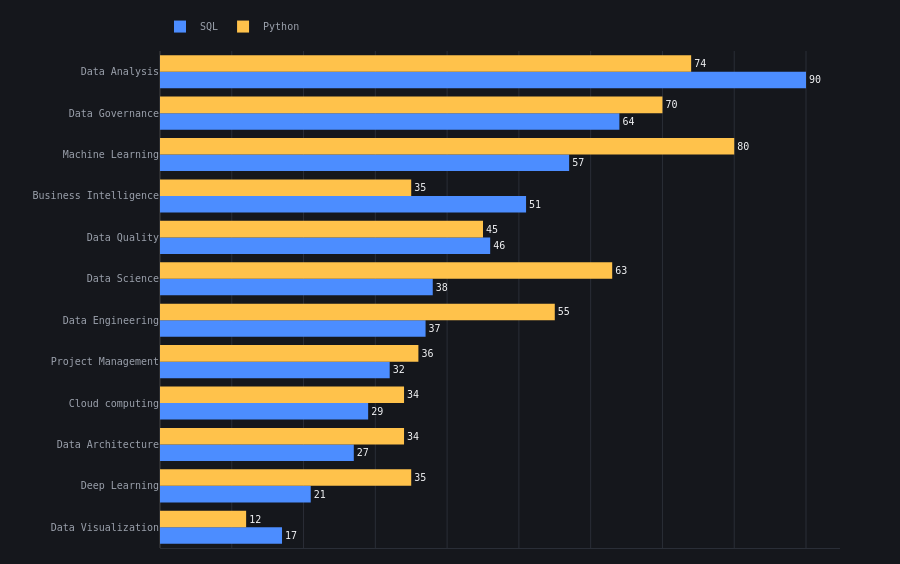

The notebook cell this image was saved under:
### Code cell
domain_sp = con.execute('''
    with offer_techs as (
        select distinct job_offer_id,
            max(case when lower(technology) = 'sql' then 1 else 0 end) as has_sql,
            max(case when lower(technology) = 'python' then 1 else 0 end) as has_python
        from fct_job_offer_technology
        group by job_offer_id
    )
    select d.normalized_domain,
           sum(ot.has_sql)    as sql_count,
           sum(ot.has_python) as python_count
    from fct_job_offer_domain d
    join fct_job_offer o on d.job_offer_id = o.job_offer_id
    join offer_techs ot on d.job_offer_id = ot.job_offer_id
    where o.is_canonical_listing
      and d.normalized_domain in (
          select distinct canonical_domain from mapping_domaines)
    group by d.normalized_domain
    order by (sum(ot.has_sql) + sum(ot.has_python)) desc
''').df()

# Horizontal grouped bars — Blue for SQL, Amber for Python
domains_sorted = domain_sp.sort_values('sql_count', ascending=True)
fig = go.Figure()
fig.add_trace(go.Bar(
    y=domains_sorted['normalized_domain'], x=domains_sorted['sql_count'],
    name='SQL', orientation='h', marker_color=BLUE,
    text=domains_sorted['sql_count'], textposition='outside',
    textfont=dict(family=MONO_FONT, size=10, color=PAPER)))
fig.add_trace(go.Bar(
    y=domains_sorted['normalized_domain'], x=domains_sorted['python_count'],
    name='Python', orientation='h', marker_color=AMBER,
    text=domains_sorted['python_count'], textposition='outside',
    textfont=dict(family=MONO_FONT, size=10, color=PAPER)))
fig.update_layout(template='dark', barmode='group',
    height=max(300, 42 * len(domains_sorted) + 60),
    xaxis=dict(showticklabels=False, showgrid=True, gridcolor=HAIRLINE),
    yaxis=dict(showgrid=False),
    margin=dict(l=160, r=60, t=16, b=16))
fig

### Figure 1 — Plotly figure (JSON) as saved in the notebook; plotly's stock layout.template omitted (floating-point values rounded to 4 significant figures)
{"data": [{"marker": {"color": "#4C8DFF"}, "name": "SQL", "orientation": "h", "text": [17.0, 21.0, 27.0, 29.0, 32.0, 37.0, 38.0, 46.0, 51.0, 57.0, 64.0, 90.0], "textfont": {"color": "#F2F3F5", "family": "'JetBrains Mono', 'SF Mono', 'Consolas', monospace", "size": 10}, "textposition": "outside", "type": "bar", "x": [17.0, 21.0, 27.0, 29.0, 32.0, 37.0, 38.0, 46.0, 51.0, 57.0, 64.0, 90.0], "y": ["Data Visualization", "Deep Learning", "Data Architecture", "Cloud computing", "Project Management", "Data Engineering", "Data Science", "Data Quality", "Business Intelligence", "Machine Learning", "Data Governance", "Data Analysis"]}, {"marker": {"color": "#FFC24B"}, "name": "Python", "orientation": "h", "text": [12.0, 35.0, 34.0, 34.0, 36.0, 55.0, 63.0, 45.0, 35.0, 80.0, 70.0, 74.0], "textfont": {"color": "#F2F3F5", "family": "'JetBrains Mono', 'SF Mono', 'Consolas', monospace", "size": 10}, "textposition": "outside", "type": "bar", "x": [12.0, 35.0, 34.0, 34.0, 36.0, 55.0, 63.0, 45.0, 35.0, 80.0, 70.0, 74.0], "y": ["Data Visualization", "Deep Learning", "Data Architecture", "Cloud computing", "Project Management", "Data Engineering", "Data Science", "Data Quality", "Business Intelligence", "Machine Learning", "Data Governance", "Data Analysis"]}], "layout": {"barmode": "group", "height": 564, "margin": {"b": 16, "l": 160, "r": 60, "t": 16}, "xaxis": {"gridcolor": "#2A2E37", "showgrid": true, "showticklabels": false}, "yaxis": {"showgrid": false}}}
